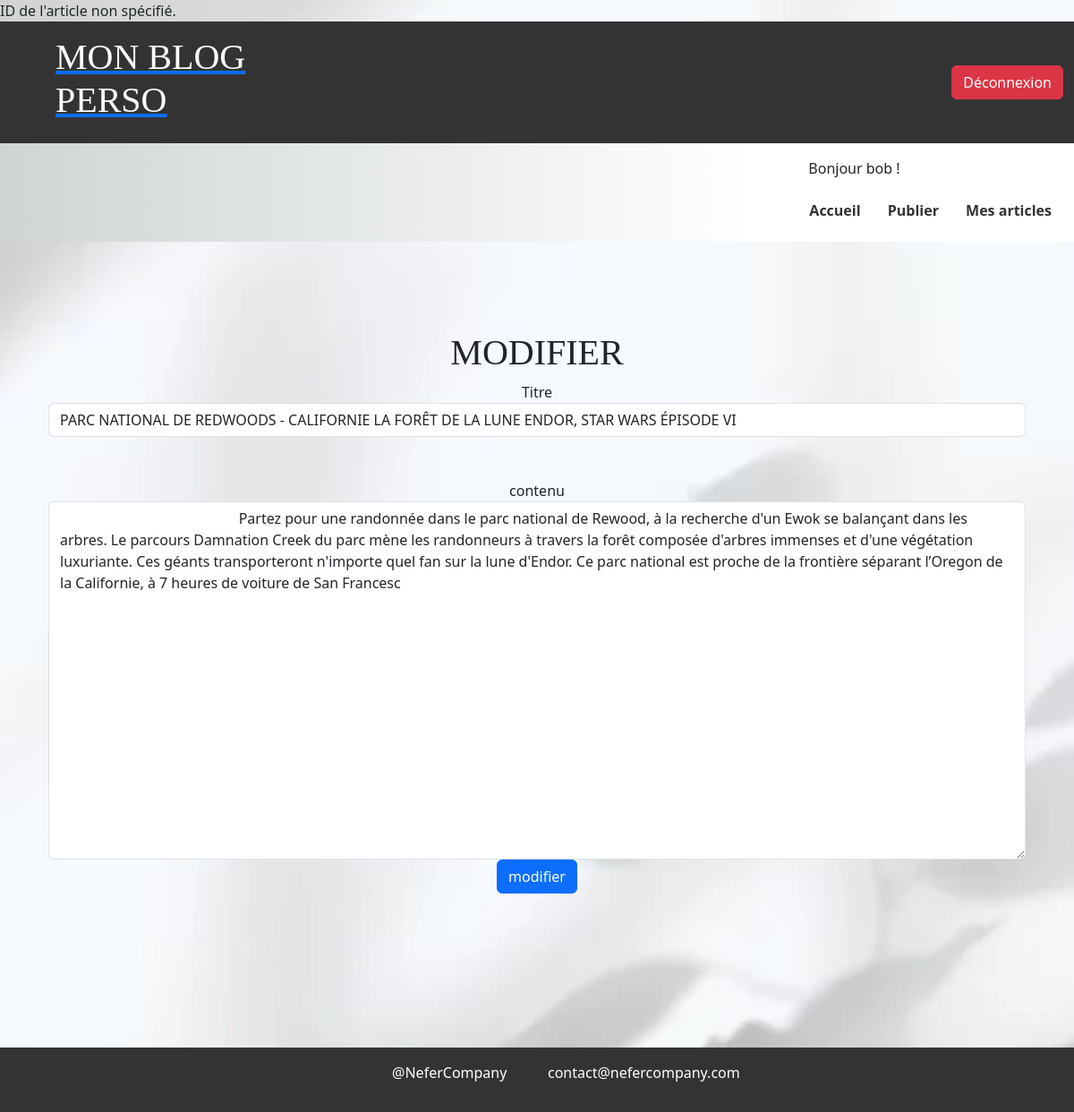
The page /modifier_article.php?id=38 (signed in) on the database its author committed.
### tables this page shows
CREATE TABLE IF NOT EXISTS `posts` (
  `id_article` int NOT NULL AUTO_INCREMENT,
  `titre` varchar(255) NOT NULL,
  `contenu` text NOT NULL,
  `date_publication` date NOT NULL,
  `id_user` int NOT NULL,
  `img` longblob NOT NULL,
  PRIMARY KEY (`id_article`),
  KEY `id_user` (`id_user`) USING BTREE
);

### modifier_article.php (the view, shortened to what this page needs)
<?php
include_once('./connect_bdd.php');
if(isset($_GET['id']) && !empty($_GET['id'])){
    $getId = $_GET['id'];
    $recupArticle = $bdd->prepare('SELECT * FROM posts WHERE id_article = ?');
    $recupArticle->execute(array($getId));
    if($recupArticle->rowCount() > 0){
        $articleInfo = $recupArticle->fetch();
        $titre = $articleInfo['titre'];
        $contenu = str_replace('<br />', '', $articleInfo['contenu']);
    } else {
        echo "Article non trouvé.";
    }
}
?>
<!DOCTYPE html>
<html lang="fr">
<head>
    <link rel="stylesheet" href="./assets/css/style.css">
    <link href="https://cdn.jsdelivr.net/npm/bootstrap@5.3.3/dist/css/bootstrap.min.css" rel="stylesheet">
</head>
<body>
    <header class="container-fluid">
        <nav class="row align-items-center justify-content-between" id="hightNav">
            <div class="col-6 col-md-3">
                <a href="index.php"><h1 class="logo">Mon Blog Perso</h1></a>
            </div>
            <div class="col-6 col-md-9 text-end">
                <ul class="list-inline mb-0">
                    <li class="list-inline-item">
                        <?php if(empty($_SESSION['mdp'])): ?>
                            <a href="./inscription.php" class="btn btn-primary">Inscription</a>
                            <a href="./connexion.php" class="btn btn-secondary">Connexion</a>
                        <?php else: ?>
                            <a href="./deconnexion.php" class="btn btn-danger">Déconnexion</a>
                        <?php endif; ?>
                    </li>
                </ul>
            </div>
        </nav>
        <nav class="row align-items-center justify-content-end text-end" id="lowNav">
            <ul class="list-inline mb-0">
                <li class="list-inline-item">
                    <?php if(isset($_SESSION['mdp'])): ?>
                        <div class="container text-start">
                        <p>Bonjour <?= $_SESSION['nom'] ?> !</p>
                        </div>
                        <a href="index.php" class="btn btn-link">Accueil</a>
                        <a href="publier_articles.php" class="btn btn-link">Publier</a>
                        <a href="articles.php" class="btn btn-link">Mes articles</a>
                    <?php endif; ?>
                </li>
            </ul>
        </nav>
    </header>
    <main class="container main">
        <div class="container text-center cont">
            <h1>Modifier</h1>
            <form  method="POST" action=""  class=" row text-center form">
                <div class="form-group">
                    <label for="titre">Titre</label>
                    <input type="text" name="titre" class="form-control" id="titre" autocomplete="off" value="<?= $titre; ?>"><br><br>
                </div>
                <div class="form-group">
                    <label for="contenu">contenu</label>
                    <textarea name="contenu" class="form-control" id="contenu">
                        <?= $contenu; ?>
                    </textarea>
                </div>
                <br>
                <div class="text-center">
                <input type="submit" name="modifier" value="modifier" class="btn btn-primary">
                </div>
            </form>
        </div>
    </main>
    <footer class="container-fluid text-center py-3">
        <div class="row">
            <div class="col-12 col-md-6">
                <p>@NeferCompany</p>
            </div>
            <div class="col-12 col-md-6">
                <p>contact@nefercompany.com</p>
            </div>
        </div>
    </footer>
</body>
</html>

### assets/css/style.css (style rules this page uses)
#lowNav { height: auto; background: linear-gradient(90deg, rgba(207,212,213,1) 0%, rgba(255,255,255,1) 70%); padding: 1rem 0; }
#hightNav { height: auto; background-color: #333; padding: 1rem 0; }
#lowNav> ul> li> a { color: #333; font-weight: 600; text-decoration: none; }
h1, h2 { font-family: fantasy; text-transform: uppercase; }
.logo { color: #fff; margin-left: 50px; font-family: fantasy; }
ul> li> a { color: #fff; text-decoration: none; font-size: 1.3vw; padding: 1rem; }
ul> li { list-style-type: none; }
body { background: url('../img/fond_2_blog.webp'); background-repeat: no-repeat; background-size: cover; background-position: center; }
.main { min-height: 100vh; }
.cont { margin-top: 100px; }
textarea { height: 400px; }
footer { display: flex; justify-content: center; align-items: center; background-color: #333; color: #fff; }

### rows shown on the page
posts: titre "PARC NATIONAL DE REDWOODS - CALIFORNIE LA FORÊT DE LA LUNE ENDOR, STAR WARS ÉPISODE VI", contenu "Partez pour une randonnée dans le parc national de Rewood, à la recherche d'un Ewok se balançant dans les arbres. Le parcours Damnation Creek du parc mène les randonneurs à travers la forêt composée d'arbres immenses et d'une végétation luxuriante. Ces géants transporteront n'importe quel fan sur la lune d'Endor. Ce parc national est proche de la frontière séparant l’Oregon de la Californie, à 7 heures de voiture de San Francesc"

### other values the page prints
$_SESSION['nom'] "bob"
